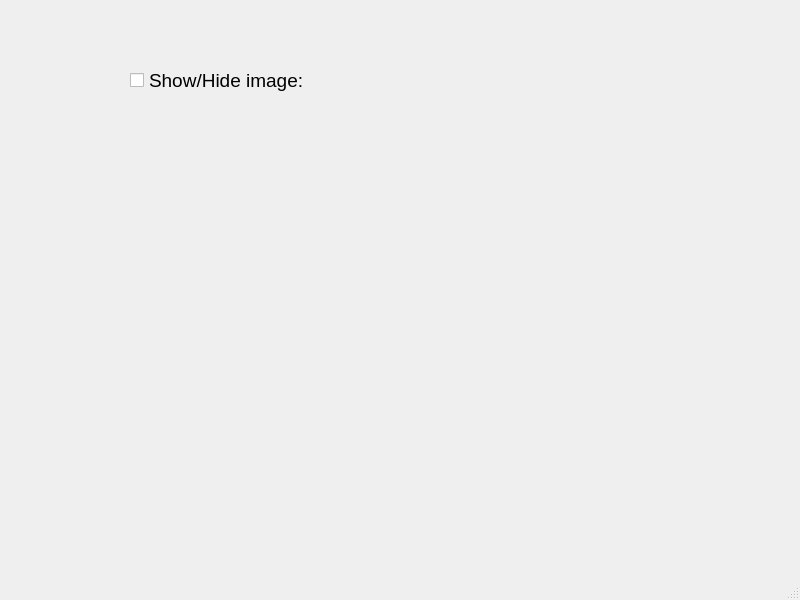
<?xml version="1.0" encoding="UTF-8"?>
<ui version="4.0">
 <class>MainWindow</class>
 <widget class="QMainWindow" name="MainWindow">
  <property name="geometry">
   <rect>
    <x>0</x>
    <y>0</y>
    <width>800</width>
    <height>600</height>
   </rect>
  </property>
  <property name="windowTitle">
   <string>MainWindow</string>
  </property>
  <widget class="QWidget" name="centralwidget">
   <widget class="QCheckBox" name="checkBox">
    <property name="geometry">
     <rect>
      <x>130</x>
      <y>50</y>
      <width>231</width>
      <height>61</height>
     </rect>
    </property>
    <property name="font">
     <font>
      <pointsize>14</pointsize>
     </font>
    </property>
    <property name="text">
     <string>Show/Hide image:</string>
    </property>
   </widget>
   <widget class="QLabel" name="label">
    <property name="geometry">
     <rect>
      <x>130</x>
      <y>120</y>
      <width>501</width>
      <height>321</height>
     </rect>
    </property>
    <property name="text">
     <string/>
    </property>
    <property name="pixmap">
     <pixmap>../S11LearnQLabelBasicWidgets/images/204-LÂM THÙY DUNG-TRƯỜNG ĐẠI HỌC KINH TẾ - LUẬT ĐHQG TP.HCM.png</pixmap>
    </property>
    <property name="scaledContents">
     <bool>true</bool>
    </property>
   </widget>
  </widget>
  <widget class="QMenuBar" name="menubar">
   <property name="geometry">
    <rect>
     <x>0</x>
     <y>0</y>
     <width>800</width>
     <height>25</height>
    </rect>
   </property>
  </widget>
  <widget class="QStatusBar" name="statusbar"/>
 </widget>
 <resources/>
 <connections/>
</ui>
